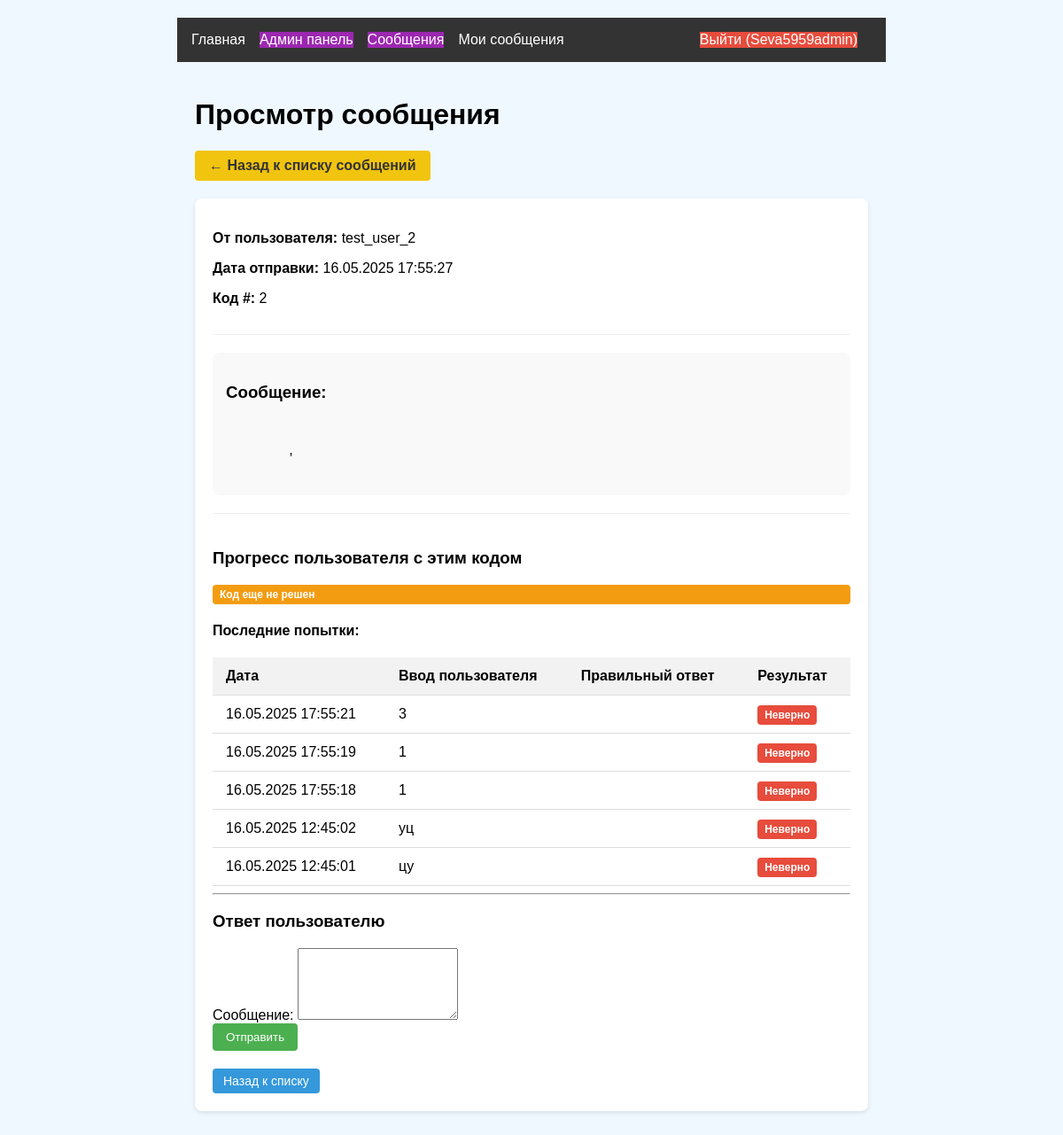
/admin/messages/21 (signed in), run on the app's committed database.
### models.py (models this page shows, shortened)
class User(UserMixin, db.Model):
    id = db.Column(db.Integer, primary_key=True)
    username = db.Column(db.String(64), unique=True)
    password_hash = db.Column(db.String(128))
    is_admin = db.Column(db.Boolean, default=False)

class AdminMessage(db.Model):
    id = db.Column(db.Integer, primary_key=True)
    user_id = db.Column(db.Integer, db.ForeignKey('user.id'))
    admin_id = db.Column(db.Integer, db.ForeignKey('user.id'))  # ➕ Добавлено
    message = db.Column(db.Text)
    code_id = db.Column(db.Integer, db.ForeignKey('code_status.id'))
    created_at = db.Column(db.DateTime)
    read = db.Column(db.Boolean, default=False)
    user = db.relationship('User', foreign_keys=[user_id], backref=db.backref('admin_messages', lazy=True))
    admin = db.relationship('User', foreign_keys=[admin_id])  # ➕ Добавлено
    code = db.relationship('CodeStatus', backref=db.backref('messages', lazy=True))
    read_by_user = db.Column(db.Boolean, default=False)
    read_by_admin = db.Column(db.Boolean, default=False)

class CodeStatus(db.Model):
    id = db.Column(db.Integer, primary_key=True)
    number = db.Column(db.Integer, unique=True)
    solved = db.Column(db.Boolean, default=False)

class CodeAttempt(db.Model):
    id = db.Column(db.Integer, primary_key=True)
    user_id = db.Column(db.Integer, db.ForeignKey('user.id'))
    code_id = db.Column(db.Integer, db.ForeignKey('code_status.id'))
    input_text = db.Column(db.String(200))  # Введённый пользователем текст
    is_correct = db.Column(db.Boolean, default=False)  # Верна ли попытка
    attempt_time = db.Column(db.DateTime)  # Время попытки
    user = db.relationship('User', backref=db.backref('attempts', lazy=True))
    code = db.relationship('CodeStatus', backref=db.backref('attempts', lazy=True))

### app.py (the view, shortened to what this page needs)
@app.route('/admin/messages/<int:message_id>', methods=['GET', 'POST'])
@login_required
def view_message(message_id):
    if not current_user.is_admin:
        abort(403)
    message = AdminMessage.query.get_or_404(message_id)
    if not message.read_by_admin:
        message.read_by_admin = True
        db.session.commit()
    return render_template('admin/message_details.html', message=message)

### app.py (called while the page is built)
@login_manager.user_loader
def load_user(user_id):
    return User.query.get(int(user_id))

### templates/admin/message_details.html (shortened to what this page needs)
{% extends "base.html" %}
{% block content %}
<div class="container admin-dashboard">
    <h1>Просмотр сообщения</h1>
    <a href="{{ url_for('admin_messages') }}" class="back-btn">← Назад к списку сообщений</a>
    <div class="admin-section message-details">
        <div class="message-header">
            <div class="message-meta">
                {% if message.admin_id %}
                    <p><strong>От администратора</strong></p>
                {% else %}
                    <p><strong>От пользователя:</strong> {{ message.user.username }}</p>
                {% endif %}
                <p><strong>Дата отправки:</strong> {{ message.created_at.strftime('%d.%m.%Y %H:%M:%S') }}</p>
                <p><strong>Код #:</strong> {{ message.code.number }}</p>
            </div>
        </div>
        <div class="message-body">
            <h3>Сообщение:</h3>
            <div class="message-text">
                {{ message.message }}
            </div>
        </div>
        {% if not message.admin_id %}
        <div class="user-progress-section">
            <h3>Прогресс пользователя с этим кодом</h3>
            {% set progress = message.user.progress|selectattr('code_id', 'eq', message.code.id)|first %}
            {% if progress and progress.solved %}
                <p class="status solved">Пользователь уже решил этот код</p>
                <p>Дата решения: {{ progress.solved_at.strftime('%d.%m.%Y %H:%M') }}</p>
            {% else %}
                <p class="status unsolved">Код еще не решен</p>
                <h4>Последние попытки:</h4>
                {% set attempts = message.user.attempts|selectattr('code_id', 'eq', message.code.id)|list %}
                {% if attempts %}
                    <table class="admin-table">
                        <thead>
                            <tr>
                                <th>Дата</th>
                                <th>Ввод пользователя</th>
                                <th>Правильный ответ</th>
                                <th>Результат</th>
                            </tr>
                        </thead>
                        <tbody>
                            {% for attempt in (attempts|sort(attribute='attempt_time', reverse=True))[:5] %}
                                <tr>
                                    <td>{{ attempt.attempt_time.strftime('%d.%m.%Y %H:%M:%S') }}</td>
                                    <td>{{ attempt.input_text }}</td>
                                    <td>{{ message[message.code.number] }}</td>
                                    <td>
                                        {% if attempt.is_correct %}
                                        <span class="status correct">Верно</span>
                                        {% else %}
                                        <span class="status incorrect">Неверно</span>
                                        {% endif %}
                                    </td>
                                </tr>
                            {% endfor %}
                        </tbody>
                    </table>
                {% else %}
                    <p class="no-data">У пользователя нет попыток решения этого кода</p>
                {% endif %}
            {% endif %}
        </div>
        <hr>
        <div class="reply-form">
            <h3>Ответ пользователю</h3>
            <form method="post">
                <div class="form-group">
                    <label for="message">Сообщение:</label>
                    <textarea name="message" id="message" rows="5" required></textarea>
                </div>
                <button type="submit" class="btn-primary">Отправить</button>
            </form>
        </div>
        {% endif %}
        <div class="admin-actions">
            <a href="{{ url_for('admin_messages') }}" class="admin-btn">Назад к списку</a>
        </div>
    </div>
</div>
{% endblock %}

### templates/base.html (shortened to what this page needs)
<!DOCTYPE html>
<html lang="ru">
<head>
    <link rel="stylesheet" href="{{ url_for('static', filename='css/style.css') }}">
</head>
<body>
    <header>
        <nav>
            {% if current_user.is_authenticated %}
                <div class="nav-left">
                    <a href="{{ url_for('main_index') }}" class="nav-link">Главная</a>
                    <a href="{{ url_for('admin_dashboard') }}" class="nav-link {{ 'admin-link' if current_user.is_admin else 'disabled-link' }}">
                        Админ панель
                    </a>
                    {% if current_user.is_admin %}
                    <a href="{{ url_for('admin_messages') }}" class="nav-link admin-link">
                        Сообщения
                    </a>
                    {% endif %}
                    <a href="{{ url_for('user_messages') }}" class="nav-link">
                        Мои сообщения
                    </a>
                </div>
                <div class="nav-right">
                    <a href="{{ url_for('logout') }}" class="nav-link logout-btn">Выйти ({{ current_user.username }})</a>
                </div>
            {% else %}
                <div class="nav-left">
                    <a href="{{ url_for('login') }}" class="nav-link">Войти</a>
                    <a href="{{ url_for('register') }}" class="nav-link">Регистрация</a>
                </div>
            {% endif %}
        </nav>
    </header>
    <main>
        {% block content %}{% endblock %}
    </main>
</body>
</html>

### static/css/style.css (style rules this page uses)
body { font-family: Arial, sans-serif; max-width: 800px; margin: 0 auto; padding: 20px; background: #f0f8ff; }
button { background: #4CAF50; color: white; border: none; padding: 8px 15px; border-radius: 4px; cursor: pointer; }
nav { display: flex; background: #333; padding: 1rem; }
nav a { color: white; margin-right: 1rem; text-decoration: none; }
.nav-right { margin-left: auto; }
.admin-dashboard { max-width: 1200px; margin: 0 auto; padding: 20px; }
.admin-section { background: #fff; border-radius: 8px; padding: 20px; margin-bottom: 30px; box-shadow: 0 2px 10px rgba(0, 0, 0, 0.1); }
.admin-table { width: 100%; border-collapse: collapse; margin-top: 15px; }
.admin-table th, .admin-table td { padding: 12px 15px; text-align: left; border-bottom: 1px solid #eee; }
.admin-table th { background-color: #f8f9fa; font-weight: 600; }
.admin-btn { display: inline-block; padding: 6px 12px; background-color: #007bff; color: #fff; border-radius: 4px; text-decoration: none; margin-right: 5px; font-size: 14px; }
.back-btn { display: inline-block; margin-bottom: 20px; padding: 8px 16px; background-color: #6c757d; color: #fff; border-radius: 4px; text-decoration: none; }
.admin-link { background-color: #9c27b0; color: white !important; }
.nav-left, .nav-right { display: flex; align-items: center; }
.nav-left { margin-right: auto; }
.logout-btn { background-color: #e74c3c !important; color: white !important; transition: background-color 0.3s; }
.admin-section { background-color: white; border-radius: 8px; padding: 20px; margin-bottom: 20px; box-shadow: 0 2px 5px rgba(0, 0, 0, 0.1); }
.admin-table th, .admin-table td { padding: 12px 15px; text-align: left; border-bottom: 1px solid #ddd; }
.admin-table th { background-color: #f2f2f2; font-weight: bold; }
.status { padding: 4px 8px; border-radius: 4px; font-size: 12px; font-weight: bold; }
.status.unsolved { background-color: #f39c12; color: white; }
.status.incorrect { background-color: #e74c3c; color: white; }
.admin-btn { display: inline-block; padding: 6px 12px; background-color: #3498db; color: white; border-radius: 4px; text-decoration: none; font-size: 14px; transition: background-color 0.3s; }
.back-btn { display: inline-block; padding: 8px 16px; background-color: #f1c40f; color: #333; border-radius: 4px; text-decoration: none; margin-bottom: 20px; font-weight: bold; }
.message-details .message-header { display: flex; justify-content: space-between; margin-bottom: 20px; padding-bottom: 15px; border-bottom: 1px solid #eee; }
.message-body { background-color: #f9f9f9; padding: 15px; border-radius: 8px; margin-bottom: 20px; }
.message-text { white-space: pre-wrap; line-height: 1.5; }
.user-progress-section { margin-top: 20px; padding-top: 20px; border-top: 1px solid #eee; }
.admin-actions { margin-top: 20px; display: flex; gap: 10px; }

### data on the page
User: username "Seva5959admin"
User: user.username "test_user_2"
AdminMessage: created_at "16.05.2025 17:55:27", message ","
CodeStatus: code.number "2"
CodeAttempt: attempt_time "16.05.2025 17:55:21", input_text "3", is_correct "Неверно"
CodeAttempt: attempt_time "16.05.2025 17:55:19", input_text "1", is_correct "Неверно"
CodeAttempt: attempt_time "16.05.2025 17:55:18", input_text "1", is_correct "Неверно"
CodeAttempt: attempt_time "16.05.2025 12:45:02", input_text "уц", is_correct "Неверно"
CodeAttempt: attempt_time "16.05.2025 12:45:01", input_text "цу", is_correct "Неверно"
